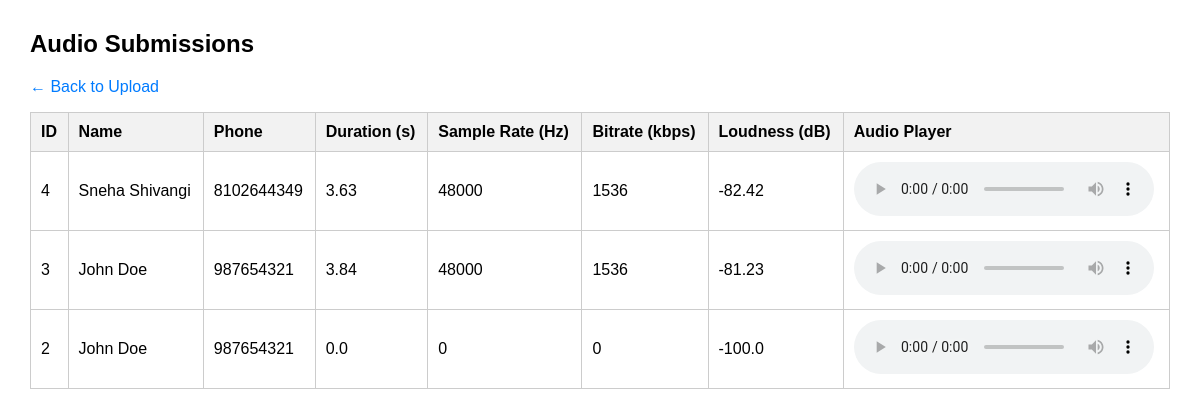
Screenshot of /submissions with the database file from the repository.
### tables this page shows
CREATE TABLE audio_submissions (
        id INTEGER PRIMARY KEY AUTOINCREMENT,
        name TEXT,
        phone TEXT,
        audio_path TEXT,
        duration REAL,
        sample_rate INTEGER,
        bitrate INTEGER,
        loudness REAL
    );

### app.py (the view)
@app.route("/submissions")
def submissions():
    conn = get_connection()
    conn.row_factory = sqlite3.Row
    cursor = conn.cursor()
    cursor.execute("SELECT * FROM audio_submissions ORDER BY id DESC")
    rows = cursor.fetchall()
    conn.close()
    return render_template("submissions.html", submissions=rows)

### app.py (called while the page is built)
def get_connection():
    return sqlite3.connect(DATABASE)

### templates/submissions.html (shortened to what this page needs)
<!DOCTYPE html>
<html>
<head>
</head>
<body>
    <h2>Audio Submissions</h2>
    <p><a href="/">&larr; Back to Upload</a></p>
    {% if submissions %}
    <table>
        <thead>
            <tr>
                <th>ID</th>
                <th>Name</th>
                <th>Phone</th>
                <th>Duration (s)</th>
                <th>Sample Rate (Hz)</th>
                <th>Bitrate (kbps)</th>
                <th>Loudness (dB)</th>
                <th>Audio Player</th>
            </tr>
        </thead>
        <tbody>
            {% for item in submissions %}
            <tr>
                <td>{{ item.id }}</td>
                <td>{{ item.name }}</td>
                <td>{{ item.phone }}</td>
                <td>{{ item.duration }}</td>
                <td>{{ item.sample_rate }}</td>
                <td>{{ item.bitrate }}</td>
                <td>{{ item.loudness }}</td>
                <td>
                    <audio controls src="/{{ item.audio_path }}"></audio>
                </td>
            </tr>
            {% endfor %}
        </tbody>
    </table>
    {% else %}
    <p>No submissions found.</p>
    {% endif %}
</body>
</html>

### templates/submissions.html (style rules this page uses)
body { font-family: Arial, sans-serif; margin: 30px; }
table { width: 100%; border-collapse: collapse; margin-top: 15px; }
th, td { border: 1px solid #ccc; padding: 10px; text-align: left; }
th { background-color: #f2f2f2; }
a { text-decoration: none; color: #007bff; }

### rows the page displays
audio_submissions: id "4", name "Sneha Shivangi", phone "8102644349", duration "3.63", sample_rate "48000", bitrate "1536", loudness "-82.42"
audio_submissions: id "3", name "John Doe", phone "987654321", duration "3.84", sample_rate "48000", bitrate "1536", loudness "-81.23"
audio_submissions: id "2", name "John Doe", phone "987654321", duration "0.0", sample_rate "0", bitrate "0", loudness "-100.0"
